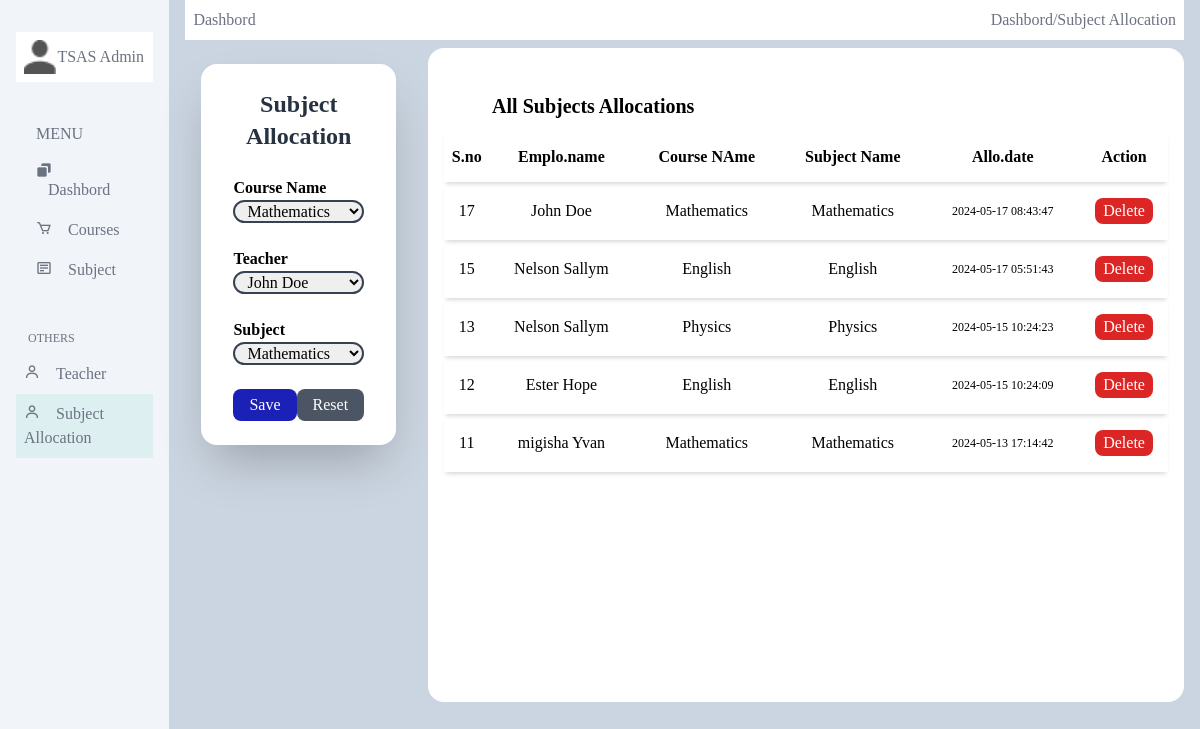
/admin/subAllocation.php, run on the app's committed database.
### tables this page shows
CREATE TABLE `suballocation` (
  `ID` int(5) NOT NULL,
  `CourseID` int(5) DEFAULT NULL,
  `TeacherID` int(5) NOT NULL,
  `SubjectID` int(5) NOT NULL,
  `AllocationDate` timestamp NULL DEFAULT current_timestamp()
);

CREATE TABLE `teacher` (
  `ID` int(10) NOT NULL,
  `FirstName` varchar(10) DEFAULT NULL,
  `LastName` varchar(10) DEFAULT NULL,
  `MobileNumber` varchar(10) DEFAULT NULL,
  `Email` varchar(30) DEFAULT NULL,
  `Gender` varchar(10) DEFAULT NULL,
  `Dob` varchar(20) DEFAULT NULL,
  `Religion` varchar(20) DEFAULT NULL,
  `Address` mediumtext DEFAULT NULL,
  `ProfilePic` varchar(20) DEFAULT NULL,
  `JoiningDate` timestamp NOT NULL DEFAULT current_timestamp() ON UPDATE current_timestamp()
);

CREATE TABLE `courses` (
  `ID` int(10) NOT NULL,
  `Branch_Name` varchar(20) DEFAULT NULL,
  `Course_Name` varchar(20) DEFAULT NULL,
  `Creation_Date` timestamp NOT NULL DEFAULT current_timestamp() ON UPDATE current_timestamp()
);

CREATE TABLE `subjects` (
  `ID` int(5) NOT NULL,
  `CourseID` int(5) DEFAULT NULL,
  `SubjectFullname` varchar(200) DEFAULT NULL,
  `SubjectShortname` varchar(200) DEFAULT NULL,
  `SubjectCode` varchar(200) DEFAULT NULL,
  `CreationDate` timestamp NOT NULL DEFAULT current_timestamp() ON UPDATE current_timestamp()
);

### admin/subAllocation.php (the view, shortened to what this page needs)
<?php
include('../php/dbConnection.php');
$table = 'subAllocation';
?>
<!DOCTYPE html>
<html lang="en">
<head>
     <link rel="stylesheet" href="../styles/style.css">
     <link href='https://unpkg.com/boxicons@2.1.4/css/boxicons.min.css' rel='stylesheet'>
     <script src="https://cdn.tailwindcss.com"></script>
</head>
<body class="flex flex-row justify-center bg-slate-300 h-screen w-full">
     <aside class="h-full w-1/5 bg-slate-100 p-4 py-[2rem]">
          <div class="bg-white p-2 flex">
               <img src="../images/vector.png" class="w-8 h-full" alt="User">
               <span class="text-gray-500 mx-auto my-auto">TSAS Admin</span>
          </div>
          <div class="flex flex-col justify-center py-[2rem]">
               <h2 class="p-2 px-5 text-gray-500">MENU</h2>
               <div class="text-gray-500">
                    <a href="./" class="py-2 px-5 block hover:bg-gray-200">
                         <i class='bx bxs-copy'></i>
                         <span class="px-3">Dashbord</span>
                    </a>
                    <a href="./courses.php" class="py-2 px-5 block hover:bg-gray-200">
                         <i class='bx bx-cart'></i>
                         <span class="px-3">Courses</span>
                    </a>
                    <a href="./subject.php" class="py-2 px-5 block hover:bg-gray-200">
                         <i class='bx bx-detail'></i>
                         <span class="px-3">Subject</span>
                    </a>
               </div>
          </div>
          <div class="flex flex-col justify-center">
          <h2 class="p-2 px-3 text-gray-500 text-xs">OTHERS</h2>
               <div class="text-gray-500 relative">
                    <button class="hover:bg-gray-200 py-2 px-2 block hover:bg-[#add4] relative" id="teacherDrop">
                         <i class='bx bx-user' id="drop"></i>
                         <span class="px-3">Teacher</span>
                    </button>
                    <a href="./subAllocation.php" class="hover:bg-gray-200 py-2 px-2 block hover:bg-[#aee4] bg-[#add4]">
                         <i class='bx bx-user'></i>
                         <span class="px-3">Subject Allocation</span>
                    </a>
               </div>
          </div>
     </aside>
     <main class="w-full h-full p-4 flex flex-col justify-center relative">
          <header class="flex justify-between absolute left-[1rem] right-[1rem] top-0 bg-white p-2 text-gray-500">
               <div>Dashbord</div>
               <div>Dashbord/<span>Subject Allocation</span></div>
          </header>
          <div class="flex flex-row w-full h-full mt-[2rem] gap-[1rem]">
               <div class="w-2/3 h-full rounded-2xl flex justify-center p-4">
                    <form method="post" class="bg-white w-full h-fit py-3 rounded-2xl shadow-2xl">
                         <div class="px-[2rem] py-3 w-full">
                              <h1 class="text-[#273240] text-center text-2xl font-bold">Subject Allocation</h1>
                         </div>
                         <div class="px-[2rem] py-3 w-full">
                              <label class="text-md font-semibold">Course Name</label>
                              <select name="course" class="w-full indent-2 outline-none border-2 border-gray-700 rounded-xl" required>
     <?php
     $sql2 = "SELECT * FROM courses";
     $query2 = $connection->query($sql2);
     if ($query2->num_rows > 0) {
          while ($row = $query2->fetch_assoc()) {
     ?>
                                   <option value="<?php echo $row['ID'] ?>"><?php echo $row['Course_Name']; ?></option>
     <?php
          }
     } else {
          echo "No teachers found";
     }
     ?>
                              </select>
                         </div>
                         <div class="px-[2rem] py-3 w-full">
                              <label class="text-md font-semibold">Teacher</label>
                              <select name="teacher" class="w-full indent-2 outline-none border-2 border-gray-700 rounded-xl" required>
     <?php
     $sql3 = "SELECT * FROM teacher";
     $query3 = $connection->query($sql3);
     if ($query3->num_rows > 0) {
          while ($row = $query3->fetch_assoc()) {
     ?>
                                   <option value="<?php echo $row['ID'] ?>"><?php echo $row['FirstName'].'&nbsp;'.$row['LastName']; ?></option>
     <?php
          }
     } else {
          echo "No teachers found";
     }
     ?>
                              </select>
                         </div>
                         <div class="px-[2rem] py-3 w-full">
                              <label class="text-md font-semibold">Subject</label>
                              <select name="subject" class="w-full indent-2 outline-none border-2 border-gray-700 rounded-xl" required>
     <?php
     $sql4 = "SELECT * FROM subjects";
     $query4 = $connection->query($sql4);
     if ($query4->num_rows > 0) {
          while ($row = $query4->fetch_assoc()) {
     ?>
                                   <option value="<?php echo $row['ID']; ?>"><?php echo $row['SubjectFullname']; ?></option>
     <?php
          }
     } else {
          echo "No teachers found";
     }
     ?>
                              </select>
                         </div>
                         <div class="w-full flex justify-between px-[2rem] py-3">
                              <button type="submit" name="save" class="px-[1rem] py-1 bg-[#1b20b6] text-white rounded-lg">Save</button>
                              <button type="reset" class="px-[1rem] py-1 bg-gray-600 text-white rounded-lg">Reset</button>
                         </div>
                    </form>
               </div>
               <div class="w-full min-w-[20cm] overflow-y-auto h-full max-h-[17.3cm] rounded-2xl bg-white px-[1rem] py-[2rem]">
                    <h2 class="text-xl font-bold indent-[3rem] py-3">All Subjects Allocations</h2>
                    <table class="w-full h-fit text-center pt-[3rem]">
                         <thead class="">
                              <tr class="shadow-bottom">
                                   <th class="py-[1rem]">S.no</th>
                                   <th class="py-[1rem]">Emplo.name</th>
                                   <th class="py-[1rem]">Course NAme</th>
                                   <th class="py-[1rem]">Subject Name</th>
                                   <th class="py-[1rem]">Allo.date</th>
                                   <th class="py-[1rem]">Action</th>
                              </tr>
                         </thead>
                         <tbody>
<?php
$sql1 = " SELECT c.Course_name, s.SubjectFullname, t.FirstName, t.LastName, a.ID, a.AllocationDate FROM courses AS c, subjects AS s, teacher AS t, suballocation AS a WHERE c.ID = a.CourseID AND t.ID = a.TeacherID AND s.ID = a.subjectID ORDER BY a.ID DESC;";
$query1 = $connection->query($sql1);
if ($query1->num_rows > 0) {
     while ($row = $query1->fetch_assoc()) {
?>
               <tr class="shadow-bottom">
                    <td class="py-[1rem]"><?php echo $row['ID']; ?></td>
                    <td class="py-[1rem]"><?php echo $row['FirstName'] . " " . $row['LastName']; ?></td>
                    <td class="py-[1rem]"><?php echo $row['Course_name']; ?></td>
                    <td class="py-[1rem]"><?php echo $row['SubjectFullname']; ?></td>
                    <td class="py-[1rem] text-xs"><?php echo $row['AllocationDate']; ?></td>
                    <td class="py-[1rem]">
                         <button class="px-2 py-1 bg-red-600 text-white rounded-lg" onclick="deleteRecord(<?php echo $row['ID'] . ', \'' . $table . '\''; ?>)">Delete</button>
                    </td>
               </tr>
<?php
     }
} else {
     echo "No Subject Allication found";
}
?>
                         </tbody>
                    </table>
               </div>
          </div>
     </main>
</body>
</html>

### styles/style.css (style rules this page uses)
* { padding: 0; margin: 0; font-family: serif; box-sizing: border-box; }
.shadow-bottom { box-shadow: 0 4px 4px -2px #4443; }

### data on the page
suballocation: ID "17", TeacherID.FirstName "John", TeacherID.LastName "Doe", CourseID.Course_Name "Mathematics", SubjectID.SubjectFullname "Mathematics", AllocationDate "2024-05-17 08:43:47"
suballocation: ID "15", TeacherID.FirstName "Nelson", TeacherID.LastName "Sallym", CourseID.Course_Name "English", SubjectID.SubjectFullname "English", AllocationDate "2024-05-17 05:51:43"
suballocation: ID "13", TeacherID.FirstName "Nelson", TeacherID.LastName "Sallym", CourseID.Course_Name "Physics", SubjectID.SubjectFullname "Physics", AllocationDate "2024-05-15 10:24:23"
suballocation: ID "12", TeacherID.FirstName "Ester", TeacherID.LastName "Hope", CourseID.Course_Name "English", SubjectID.SubjectFullname "English", AllocationDate "2024-05-15 10:24:09"
suballocation: ID "11", TeacherID.FirstName "migisha", TeacherID.LastName "Yvan", CourseID.Course_Name "Mathematics", SubjectID.SubjectFullname "Mathematics", AllocationDate "2024-05-13 17:14:42"

### other printed values
form field course "Mathematics"
form field teacher "John Doe"
form field subject "Mathematics"
